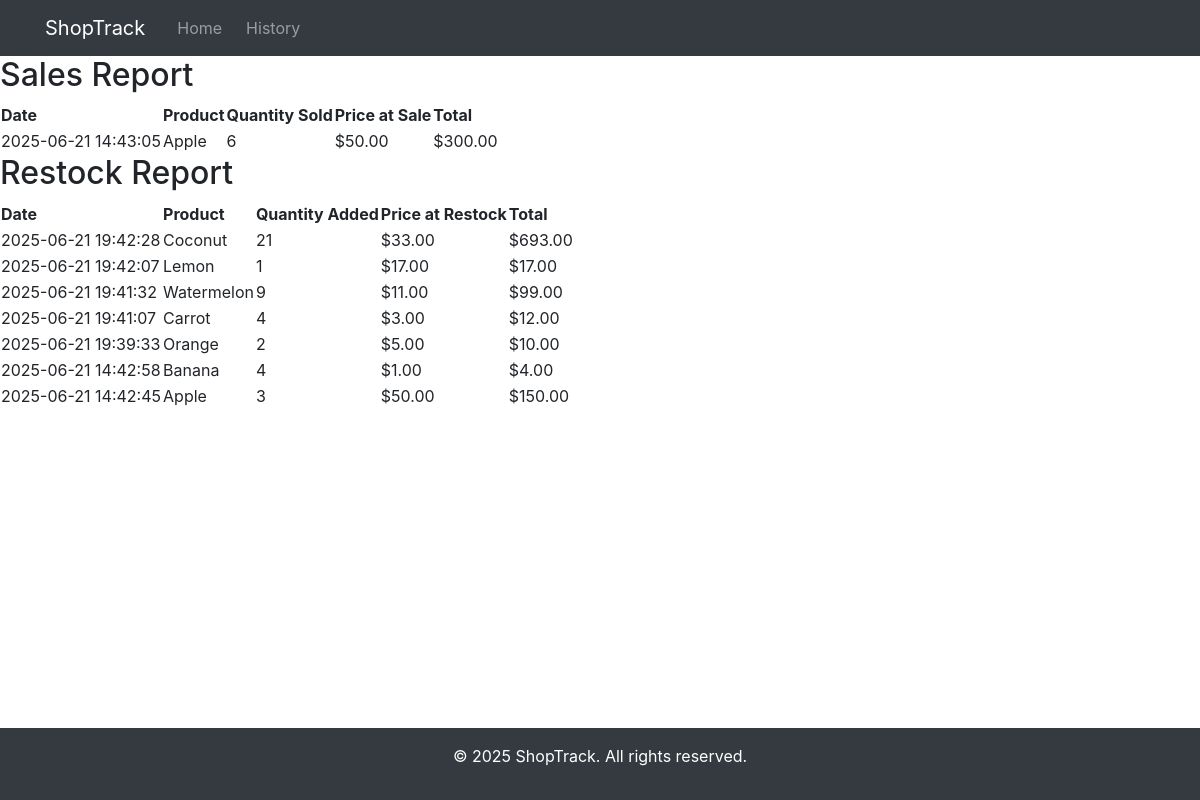
Page /reports on the committed database.
### tables this page shows
CREATE TABLE history (
        id INTEGER PRIMARY KEY AUTOINCREMENT,
        product_id INTEGER NOT NULL,
        quantity INTEGER NOT NULL,
        type TEXT NOT NULL CHECK(type IN('BUY', 'SELL')),
        price REAL NOT NULL,
        sale_date DATETIME DEFAULT CURRENT_TIMESTAMP,
        FOREIGN KEY (product_id) REFERENCES products(id)
    );

CREATE TABLE products (
    id INTEGER PRIMARY KEY AUTOINCREMENT,
    name TEXT NOT NULL,
    description TEXT,
    price REAL NOT NULL,
    stock INTEGER NOT NULL
);

### app.py (the view)
@app.route('/reports', methods=['GET'])
def reports():
    db = get_db()
    sales = db.execute('''
        SELECT products.name, history.price, history.quantity, history.sale_date
        FROM history
        JOIN products ON history.product_id = products.id
        WHERE history.type = ?
        ORDER BY history.sale_date DESC
    ''', ('SELL',)).fetchall()
    restocks = db.execute('''
        SELECT products.name, history.price, history.quantity, history.sale_date
        FROM history
        JOIN products ON history.product_id = products.id
        WHERE history.type = ?
        ORDER BY history.sale_date DESC
    ''', ('BUY',)).fetchall()
    return render_template('reports.html', sales=sales, restocks=restocks)

### app.py (called while the page is built)
def get_db():
    if 'db' not in g:
        g.db = sqlite3.connect(DATABASE)
        g.db.row_factory = sqlite3.Row
    return g.db

### templates/reports.html (shortened to what this page needs)
{% extends "base.html" %}
{% block content %}
<h2>Sales Report</h2>
<table>
    <thead>
        <tr>
            <th>Date</th>
            <th>Product</th>
            <th>Quantity Sold</th>
            <th>Price at Sale</th>
            <th>Total</th>
        </tr>
    </thead>
    <tbody>
        {% for sale in sales %}
        <tr>
            <td>{{ sale.sale_date }}</td>
            <td>{{ sale.name }}</td>
            <td>{{ sale.quantity }}</td>
            <td>${{ "%.2f"|format(sale.price) }}</td>
            <td>${{ "%.2f"|format(sale.price * sale.quantity) }}</td>
        </tr>
        {% endfor %}
    </tbody>
</table>
<h2>Restock Report</h2>
<table>
    <thead>
        <tr>
            <th>Date</th>
            <th>Product</th>
            <th>Quantity Added</th>
            <th>Price at Restock</th>
            <th>Total</th>
        </tr>
    </thead>
    <tbody>
        {% for restock in restocks %}
        <tr>
            <td>{{ restock.sale_date }}</td>
            <td>{{ restock.name }}</td>
            <td>{{ restock.quantity }}</td>
            <td>${{ "%.2f"|format(restock.price) }}</td>
            <td>${{ "%.2f"|format(restock.price * restock.quantity) }}</td>
        </tr>
        {% endfor %}
    </tbody>
</table>
{% endblock %}

### rows in the picture
history: sale_date "2025-06-21 14:43:05", name "Apple", quantity "6", price "50.00", sale.price*sale.quantity "300.00"
history: sale_date "2025-06-21 19:42:28", name "Coconut", quantity "21", price "33.00", restock.price*restock.quantity "693.00"
history: sale_date "2025-06-21 19:42:07", name "Lemon", quantity "1", price "17.00", restock.price*restock.quantity "17.00"
history: sale_date "2025-06-21 19:41:32", name "Watermelon", quantity "9", price "11.00", restock.price*restock.quantity "99.00"
history: sale_date "2025-06-21 19:41:07", name "Carrot", quantity "4", price "3.00", restock.price*restock.quantity "12.00"
history: sale_date "2025-06-21 19:39:33", name "Orange", quantity "2", price "5.00", restock.price*restock.quantity "10.00"
history: sale_date "2025-06-21 14:42:58", name "Banana", quantity "4", price "1.00", restock.price*restock.quantity "4.00"
history: sale_date "2025-06-21 14:42:45", name "Apple", quantity "3", price "50.00", restock.price*restock.quantity "150.00"
